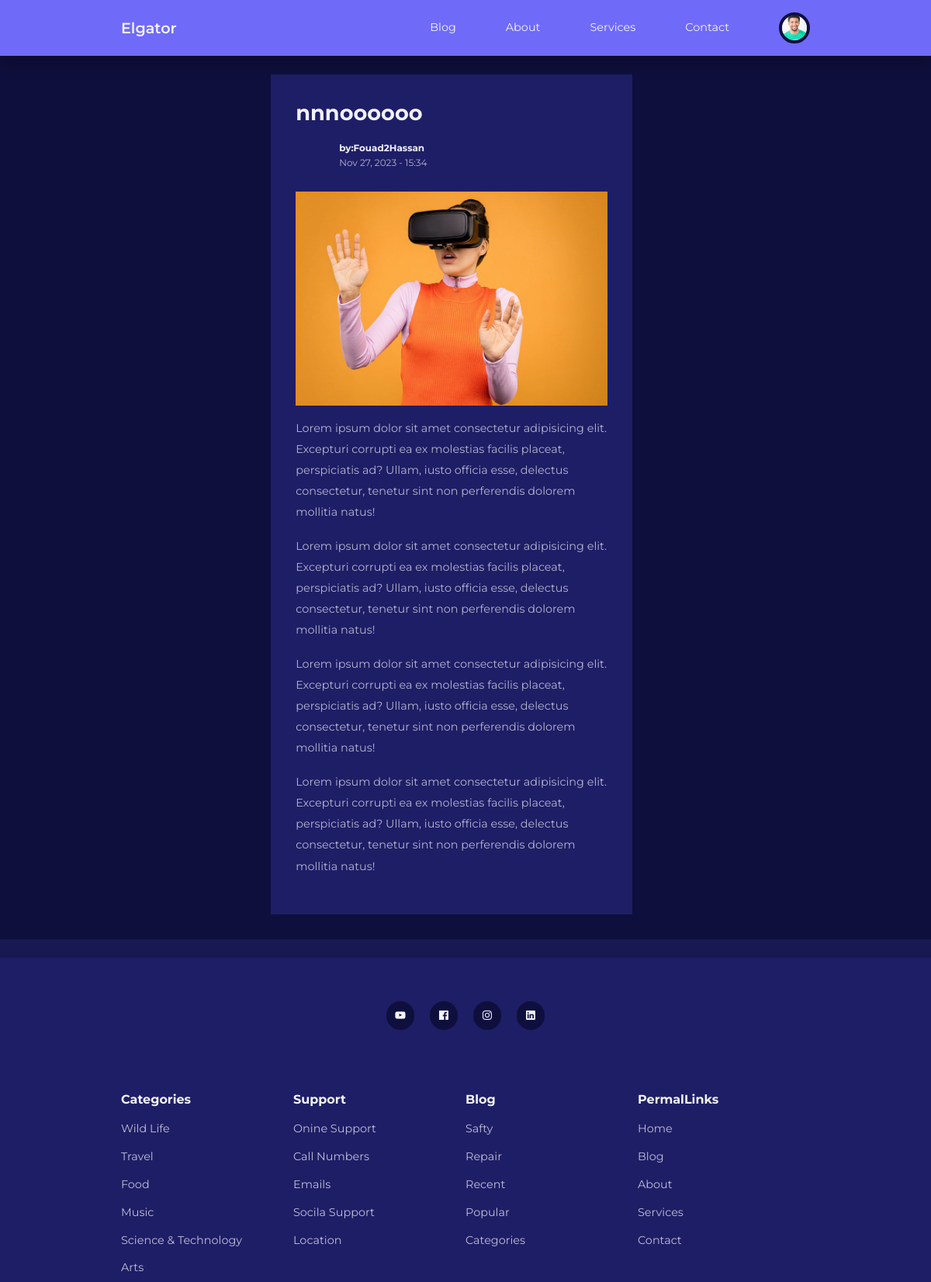
The page /post.php?id=10 (signed in) on the database its author committed.
### tables this page shows
CREATE TABLE `users` (
  `id` int(11) NOT NULL,
  `firstname` varchar(50) DEFAULT NULL,
  `lastname` varchar(50) DEFAULT NULL,
  `username` varchar(50) NOT NULL,
  `email` varchar(100) DEFAULT NULL,
  `password` varchar(255) DEFAULT NULL,
  `avatar` varchar(255) DEFAULT NULL,
  `is_admin` tinyint(4) DEFAULT NULL
);

CREATE TABLE `posts` (
  `id` int(11) NOT NULL,
  `title` varchar(255) NOT NULL,
  `body` text DEFAULT NULL,
  `date_time` timestamp NOT NULL DEFAULT current_timestamp(),
  `thumbnails` varchar(255) DEFAULT NULL,
  `category_id` int(11) DEFAULT NULL,
  `author_id` int(11) DEFAULT NULL,
  `is_featured` tinyint(1) DEFAULT NULL
);

### post.php (the view, shortened to what this page needs)
<?php
include "./partials/header.php";
if(isset($_GET['id'])){
    $id=$_GET['id'];
    $get_post_query="SELECT * FROM `posts` WHERE id=$id";
    $get_post_result=mysqli_query($connection,$get_post_query);
    $post=mysqli_fetch_assoc($get_post_result);
}
?>
<section class="singlepost">
    <div class="container singlepost__container">
        <h2>
            <?=$post['title']?>
        </h2>
        <div class="post__author">
            <?php
            $author_id=$post['author_id'];
            $get_user_query="SELECT * FROM `users` WHERE id= $author_id";
            $get_user_result=mysqli_query($connection,$get_user_query);
            $user=mysqli_fetch_assoc($get_user_result);
            ?>
            <div class="post__author-avatar">
            </div>
            <div class="post__author-info">
                <h5>by:<?php
                echo"{$user['firstname']}{$user['lastname']}";
                ?></h5>
                <small><?=date("M d, Y - H:i",strtotime($post['date_time']))?></small>
            </div>
        </div>
        <div class="singlepost__thumbnail">
            <img src="./images/<?=$post['thumbnails']?>" alt="" />
        </div>
        <p>
            <?=$post['body']?>
        </p>
        <p>
            <?=$post['body']?>
        </p>
        <p>
            <?=$post['body']?>
        </p>
        <p>
            <?=$post['body']?>
        </p>
    </div>
</section>
<?php
include "./partials/footer.php"
?>

### partials/header.php (shortened to what this page needs)
<?php
require './config/database.php';
if(isset($_SESSION["user-id"])){
    $id=filter_var($_SESSION["user-id"],FILTER_SANITIZE_NUMBER_INT);
    $fetch_query="SELECT `avatar` FROM `users` WHERE id=$id";
    $result=mysqli_query($connection,$fetch_query);
    $avatar=mysqli_fetch_assoc($result);
}
?>
<!DOCTYPE html>
<html lang="en">
<head>
    <link rel="stylesheet" href="<?=ROOT_URL?>css/styles.css" />
    <link rel="stylesheet" href="https://unicons.iconscout.com/release/v4.0.0/css/line.css" />
</head>
<body>
    <nav>
        <div class="container nav-container">
            <a href="<?=ROOT_URL?>" class="nav-logo">Elgator</a>
            <ul class="nav-items">
                <li><a href="<?=ROOT_URL?>blog.php">Blog</a></li>
                <li><a href="<?=ROOT_URL?>about.php">About</a></li>
                <li><a href="<?=ROOT_URL?>services.php">Services</a></li>
                <li><a href="<?=ROOT_URL?>contact.php">Contact</a></li>
                <?php
                if(isset($_SESSION["user-id"])){
                ?>
                <li class="nav-profile">
                    <div class="avatar">
                        <img src="<?=ROOT_URL."images/".$avatar["avatar"]?>" alt="" />
                    </div>
                </li>
                <?php
                }else{
                ?>
                <li><a href="<?=ROOT_URL?>signin.php">Signin</a></li>
                <?php
                }
                ?>
            </ul>
        </div>
    </nav>

### css/styles.css (style rules this page uses)
:root { --color-primary: #6f6af8; --color-primary-light: hsl(242, 91%, 69%, 18%); --color-primary-variant: #5854c7; --color-red: #da0f3f; --color-red-light: hsl(346, 87%, 46%, 15%); --color-green: #00c476; --color-green-light: hsl(156, 100%, 38%, 15%); --color-gray-900: #1e1e66; --color-gray-700: #2d2b7c; --color-gray-300: rgba(242, 242, 254, 0.3); --color-gray-200: rgba(242, 242, 254, 0.7); --color-white: #f2f2fe; --color-bg: #0f0f3e; --transition: all 300ms ease; --container-width-lg: 74%; --container-width-md: 88%; --form-width: 40%; --card-border-radius-1: 0.3rem; --card-border-radius-2: 0.5rem; --card-border-radius-3: 0.8rem; --card-border-radius-4: 2rem; --card-border-radius-5: 5rem; }
* { margin: 0; padding: 0; outline: none; appearance: none; list-style: none; text-decoration: none; box-sizing: border-box; }
body { font-family: "Montserrat", sans-serif; font-size: 0.9rem; line-height: 1.6; background-color: var(--color-bg); color: var(--color-gray-200); }
.container { width: var(--container-width-lg); max-width: 1800px; margin: 0 auto; }
section { margin-top: 3rem; width: 97vw; }
h1, h2, h3, h4, h5 { color: var(--color-white); line-height: 1.3; }
h2 { font-size: 1.7rem; margin: 1rem 0; }
a { transition: var(--transition); color: var(--color-white); }
img { display: block; object-fit: cover; width: 100%; }
nav { background-color: var(--color-primary); height: 4.5rem; width: 100vw; position: fixed; top: 0; z-index: 10; box-shadow: 0 1rem 1rem rgba(0, 0, 0, 0.2); }
.nav-container { height: 100%; display: flex; align-items: center; justify-content: space-between; }
.avatar { width: 2.5rem; aspect-ratio: 1/1; border-radius: 50%; overflow: hidden; border: 0.3rem solid var(--color-bg); }
.nav-logo { font-weight: 600; font-size: 1.2rem; }
.nav-items { display: flex; gap: 4rem; align-items: center; }
.nav-profile { position: relative; cursor: pointer; }
.post__author { display: flex; gap: 1rem; margin-top: 1.2rem; }
.post__author-avatar { width: 2.5rem; aspect-ratio: 1/1; border-radius: var(--card-border-radius-3); overflow: hidden; }
.singlepost { margin: 6rem 0rem 2rem; }
.singlepost__container { width: var(--form-width); background-color: var(--color-gray-900); padding: 1rem 2rem 3rem; }
.singlepost .singlepost__thumbnail { margin: 1.5rem 0 1rem; }
.singlepost__container p { line-height: 1.7rem; margin-top: 1rem; }

### rows shown on the page
users: avatar (picture)
posts: title "nnnoooooo", date_time "Nov 27, 2023 - 15:34", thumbnails (picture), body "Lorem ipsum dolor sit amet consectetur adipisicing elit. Excepturi corrupti ea ex molestias facilis placeat, perspiciatis ad? Ullam, iusto officia esse, delectus consectetur, tenetur sint non perferendis dolorem mollitia natus!"
users: firstname "Fouad2", lastname "Hassan"
